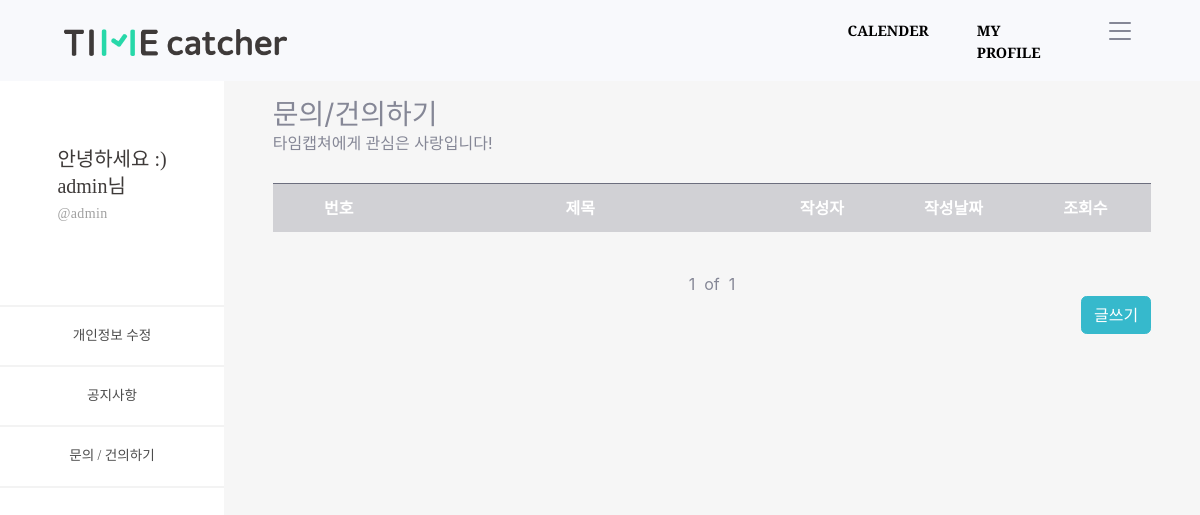
Before: /timeApp/customer/ (signed in) with the older database file.
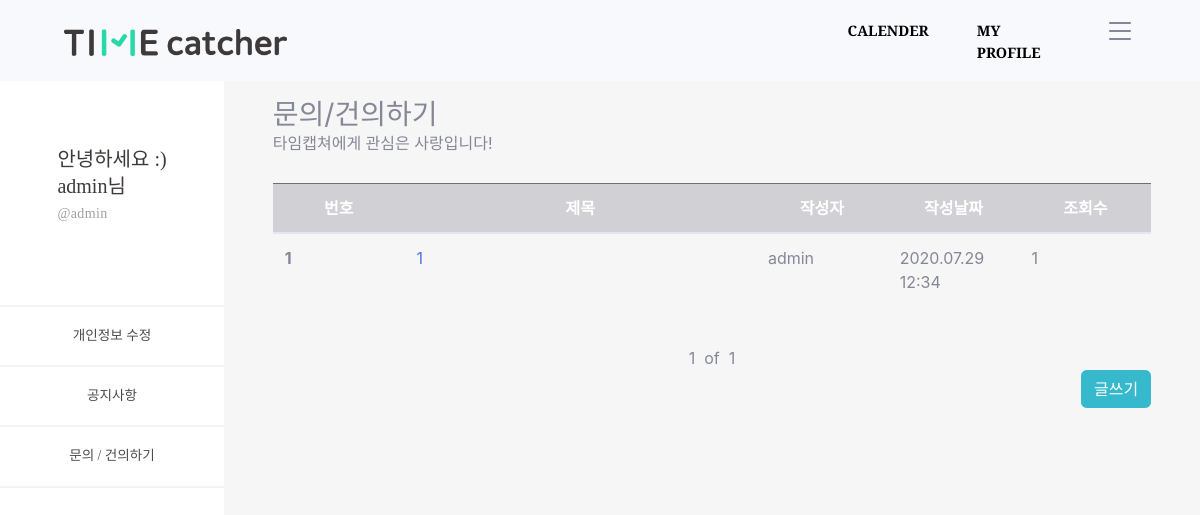
After: the same page with the newer database file.
### timeApp/models.py (models this page shows, shortened)
class Customer(models.Model):
    objects = models.Manager()
    c_user = models.ForeignKey(User, on_delete = models.CASCADE, null = True)
    c_title = models.CharField(max_length=100)
    c_body = models.TextField()
    c_hit = models.PositiveIntegerField(default=0)
    c_input_date = models.DateTimeField('date published', default=timezone.now)

### timeApp/views.py (the view)
# urls.py: path('customer/', views.customer, name='customer'),
def customer(request):
    customers = Customer.objects.all().order_by('-id')
    paginator = Paginator(customers,10)
    page = request.GET.get('page')
    customers_posts = paginator.get_page(page)
    conn_user = request.user
    conn_profile = Profile.objects.get(user=conn_user)
    context = {
        'id' : conn_user.username,
        'nick' : conn_profile.nick,
        'customers' : customers,
        'customers_posts' : customers_posts,
    }
    return render(request, 'customer.html', context=context)

### timeApp/templates/customer.html (shortened to what this page needs)
{% extends 'base_side.html' %}
{% load static %}
{% block content_side %}
<div id="content-wrapper" style="background-color: #f6f6f6;" class="d-flex justify-content-center">
  <div class="cantrion" style="margin-top: 10%; width: 90%;">
    <h3 class="mb-0">문의/건의하기</h3>
    <div class="mb-1 text-muted">타임캡쳐에게 관심은 사랑입니다!</div>
    <br>
    <table class="table table-hover">
      <thead>
        <colgroup>
          <col style="width: 15%;">
          <col style="width: 40%;">
          <col style="width: 15%;">
          <col style="width: 15%;">
          <col style="width: 15%;">
        </colgroup>
        <tr class="text-center table-dark">
          <th scope="col">번호</th>
          <th scope="col">제목</th>
          <th scope="col">작성자</th>
          <th scope="col">작성날짜</th>
          <th scope="col">조회수</th>
        </tr>
      </thead>
      <tbody>
        {% for customer in customers_posts %}
        <tr>
          <th scope="row">{{ customer.id }}</th>
          <td><a href="{% url 'customer_detail' customer.id %}">{{ customer.c_title }}</a></td>
          <td>{{ customer.c_user }}</td>
          <td>{{ customer.c_input_date  | date:"Y.m.d h:i" }}</td>
          <td>{{ customer.c_hit }}</td>
        </tr>
        {% endfor %}
      </tbody>
    </table>
    <br>
    <div class="d-flex justify-content-center">
      <span>{{customers_posts.number}}</span>
      <span>&nbsp of &nbsp</span>
      <span>{{customers_posts.paginator.num_pages}}</span>
    </div>
    <div class="d-flex justify-content-end">
      <a href="{% url 'customer_create' %}" class="btn btn-info">글쓰기</a>
    </div>
  </div>
</div>
{% endblock %}

Changed rows visible on the page:
added Customer: id "1", c_title "1", c_user "admin", c_input_date "2020.07.29 12:34", c_hit "1"
